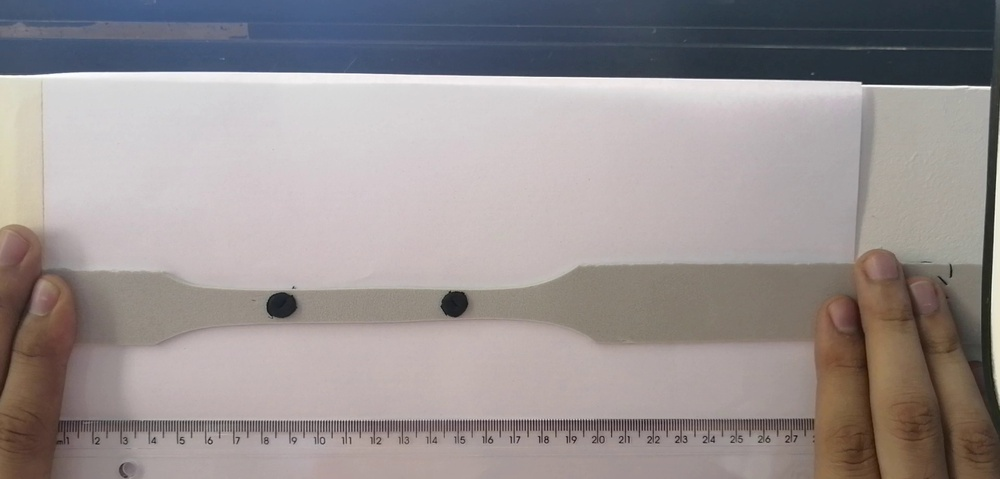
#> input picture trabalho_1/1000.jpg, 1000 x 479 px, shrunk from 1920 x 920 before the run, found by its file name
$ python blur.py
#> lines starting #> are read from the running program, lines starting #| are printed output that depends on the picture
import cv2
import numpy
# read image
#src = cv2.imread('/home/img/python.png', cv2.IMREAD_UNCHANGED)
src = cv2.imread('/home/luigy/AI-UFF2019-2/1000.jpg')
#> src is the input picture: shape (479, 1000, 3); mean B, G, R 145.8, 145.8, 153

# apply guassian blur on src image
#dst = cv2.GaussianBlur(src,(5,5),cv2.BORDER_DEFAULT)
dst = cv2.GaussianBlur(src,(15,15),cv2.BORDER_DEFAULT)
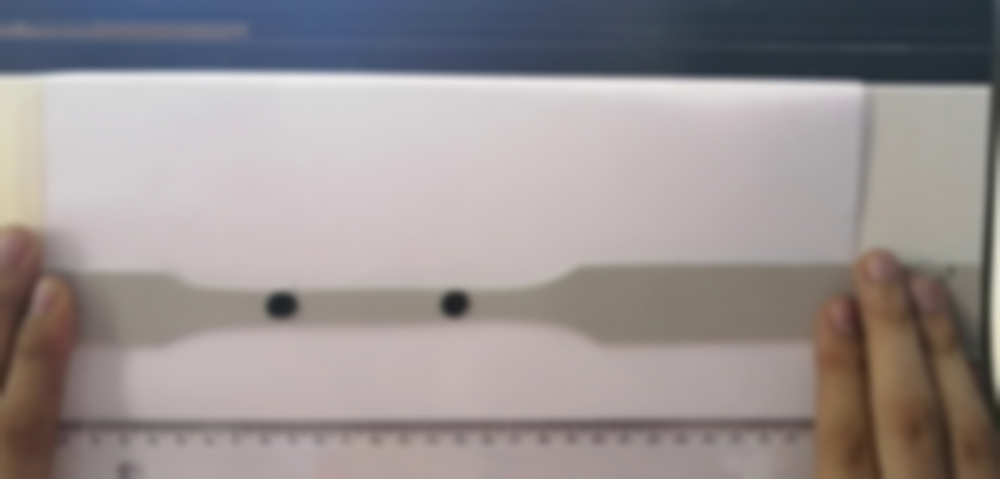
#> dst: shape (479, 1000, 3); mean B, G, R 145.8, 145.8, 153

# display input and output image
cv2.imshow("Gaussian Smoothing",numpy.hstack((src, dst)))
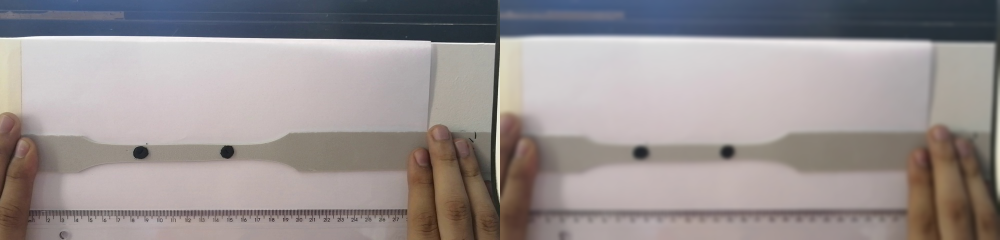
#> window 'Gaussian Smoothing': shape (479, 2000, 3) (shown at 1/2 size); mean B, G, R 145.8, 145.8, 153
cv2.waitKey(0) # waits until a key is pressed
cv2.destroyAllWindows() # destroys the window showing image

$ run again, with trabalho_1/Selection_002.png saved as trabalho_1/1000.jpg
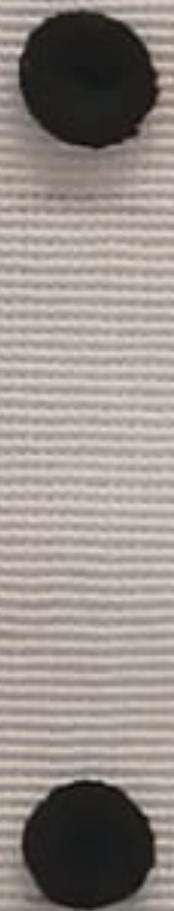
#> input picture trabalho_1/Selection_002.png, 174 x 911 px, found by its file name
#> src is the input picture: shape (911, 174, 3); mean B, G, R 135.1, 142.5, 151.2
#> `dst = cv2.GaussianBlur(src,(15,15),cv2.BORDER_DEFAULT)`:
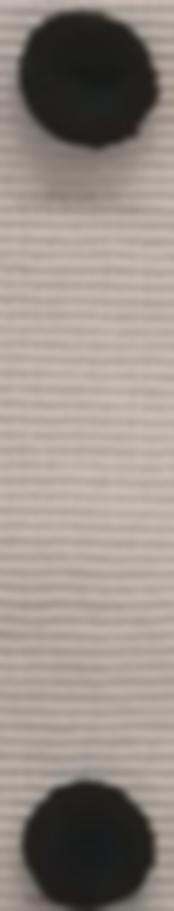
#> dst: shape (911, 174, 3); mean B, G, R 135.1, 142.5, 151.2
#> `cv2.imshow("Gaussian Smoothing",numpy.hstack((src, dst)))`:
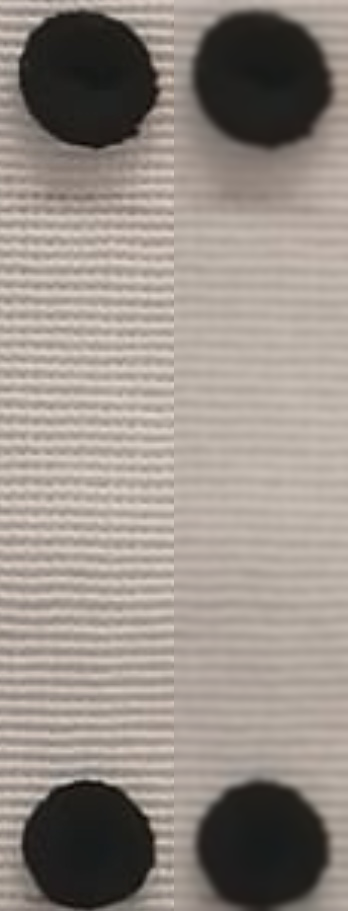
#> window 'Gaussian Smoothing': shape (911, 348, 3); mean B, G, R 135.1, 142.5, 151.2
